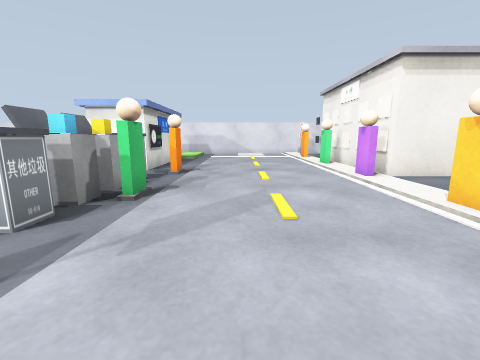
[1] (above)

22 first-person views from a walk through a Gazebo world. The camera is 0.28 m above the floor, tilts 10° down and sees 90° across. The floor is counted in squares, 0.25 m on a side. Each view is taken from the middle of a square. On the plan, view 1 faces up. The plan holds only what a view shows up to about 11 squares ahead; the rest is blank. Some surface patterns are stand-ins.

[2]
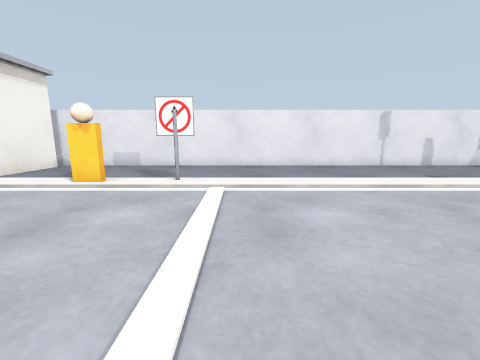

[3]
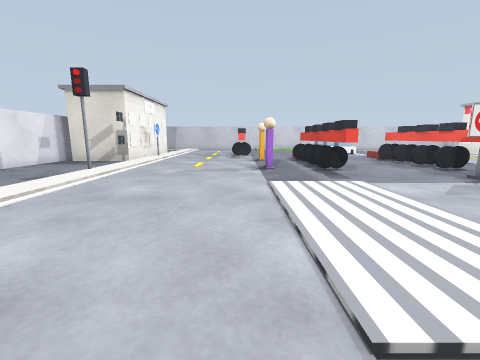

[4]
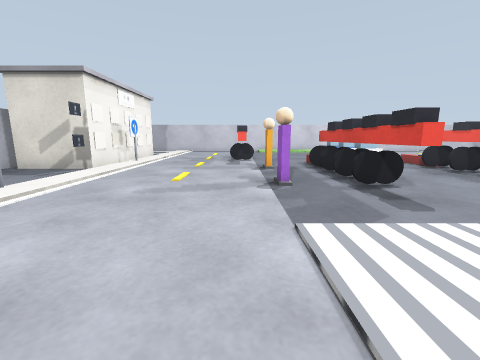

[5]
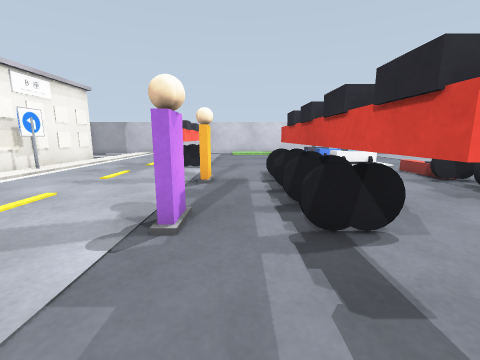

[6]
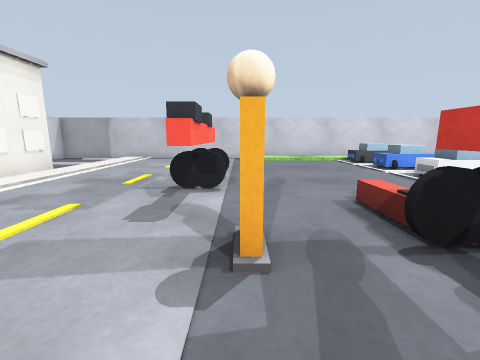

[7]
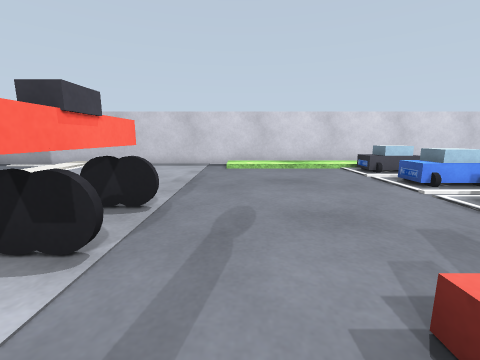

[8]
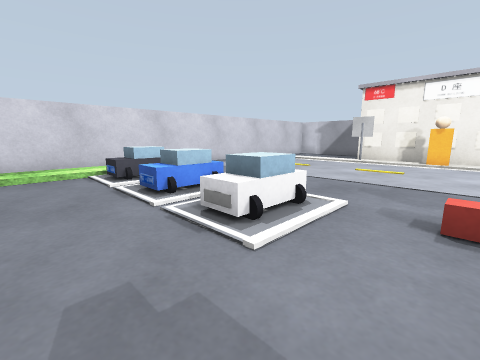

[9]
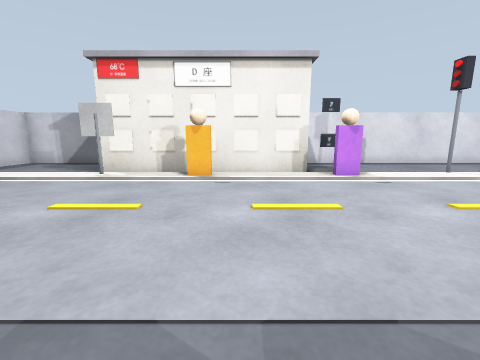

[10]
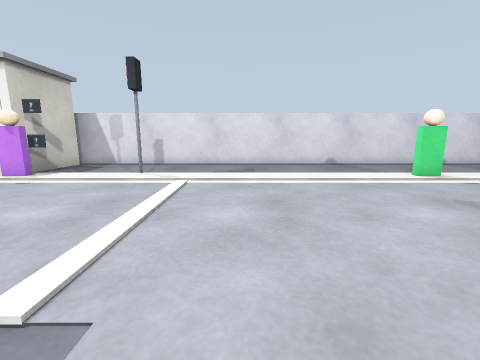

[11]
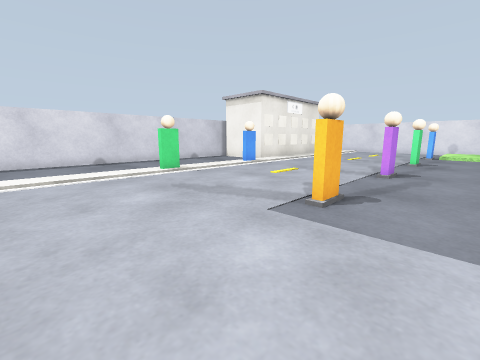

[12]
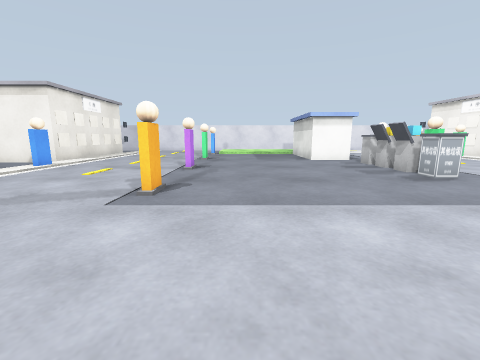

[13]
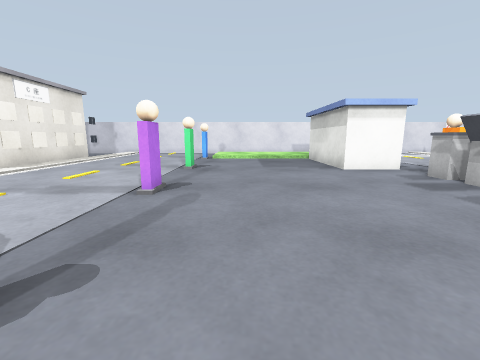

[14]
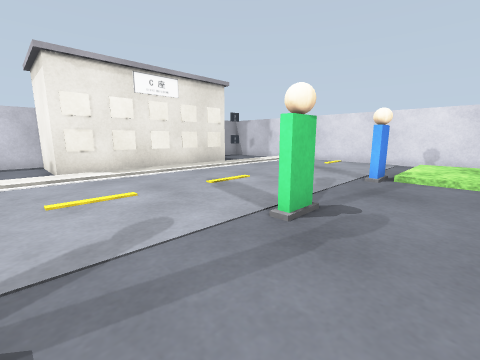

[15]
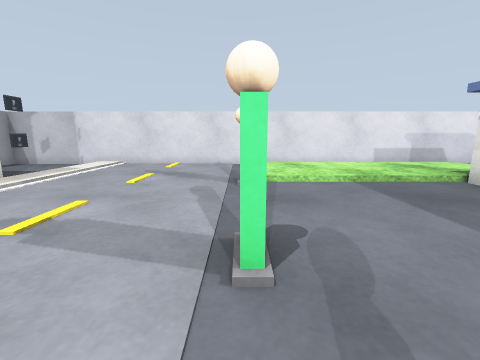

[16]
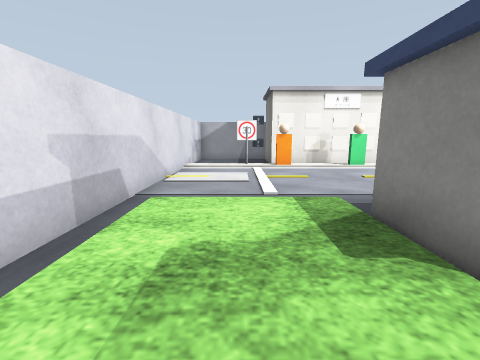

[17]
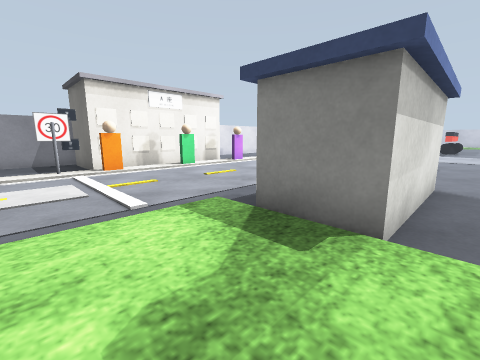

[18]
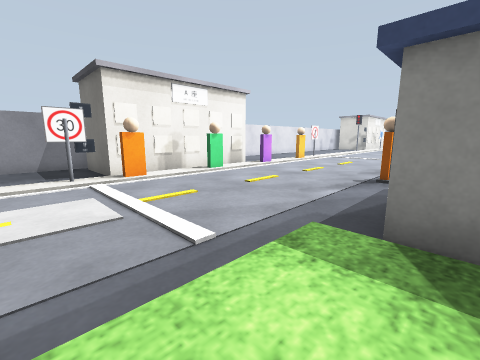

[19]
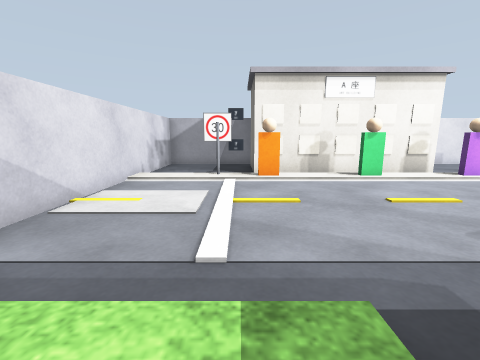

[20]
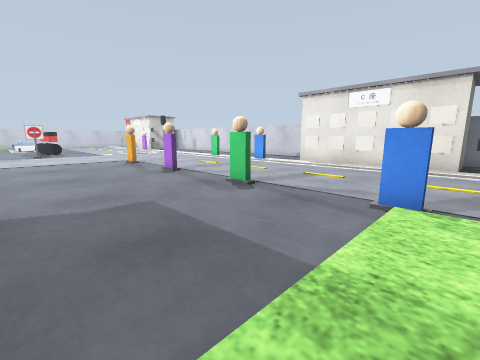

[21]
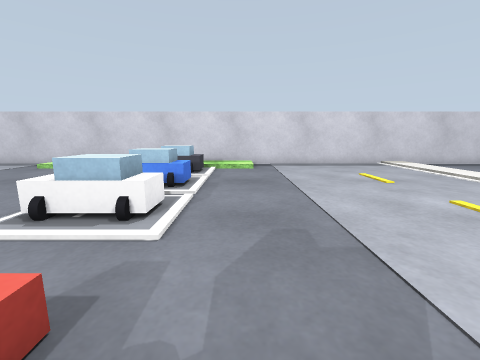

[22]
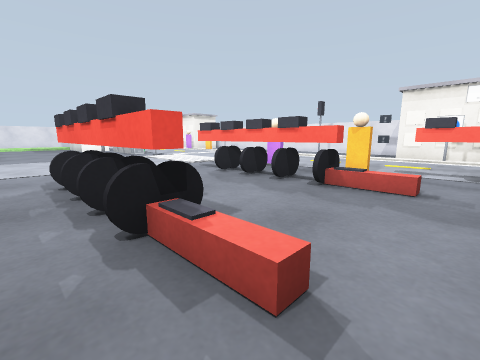

### Floor plan
Key: @ floor where view 1 was taken; # wall or solid block; . main floor; : floor 0.05 m higher than the main floor; / step, stairs or slope; B grey box; P person; R red box; S sign; A dark grey box; L traffic light; C black pole; G grey pole; T patterned box; O other object.
Columns run from 21 left of view 1 to 8 right of it. Each row starts with its distance up from view 1.
 18 #############################
 17 #............  ..............
 16  ..........::::::::......S...#
 15   .........::::::::......G...#
 14 #...T......::::::::......T...#
 13 #BBBB.....P/////OOO.....PBBBB#
 12    BB...........O O.......B
 11    B............O O.......B
 10    BB...........O O.....PBB
  9    BB.....P.....OOO......BB
  8    BB..............P......B  #
  7 #BBB..............O.....PPBBB#
  6 #................OO..........#
  5 #...PP....P......OOP.........#
  4 #................OO.....PP...#
  3 #.................O..........#
  2 #........................ ...#
  1 #...PP....P....... ...... ...#
  0 #................  ..@.......#
 -1 #............................#
 -2 #............................#
 -3 #............................#
 -4 #............  ..............#
 -5 #............O...............#
 -6 #...........RS...A...........#
 -7 #...L..... .R....R.......L...#
 -8 #........  .CC..CC.P.........#
 -9 #.......  ..CC..CC...........#
-10 #...TP......CC..CC.......O...#
-11 #BBB........CC..CC.P......BBB#
-12    BB.......A....O.......GB
-13    BB.......R....R..A....SB
-14    BBP.............CC....BB
-15    BB.......OOO.....A....BB
-16    BS.......OOO....CC.....B
-17    BB........OO...........B
-18   ..G.......OOO...... .....
-19 #.................... .....
-20 #...........OOO....... ...
-21 #..........//::////...  ....
-22 #..........////////...   ....
-23 #############################

Where each view was taken, in squares from view 1:
view 1: 0 up, 0 right, facing up
view 2: 0 up, 2 left, facing right
view 3: 1 up, 1 left, facing down
view 4: 2 down, 1 left, facing down
view 5: 5 down, 3 left, facing down
view 6: 9 down, 2 left, facing down
view 7: 12 down, 3 left, facing down
view 8: 13 down, 5 left, facing down-left
view 9: 13 down, 10 left, facing left
view 10: 4 down, 10 left, facing left
view 11: 3 down, 9 left, facing up-left
view 12: 4 down, 9 left, facing up
view 13: 0 up, 9 left, facing up
view 14: 6 up, 9 left, facing up-left
view 15: 7 up, 11 left, facing up
view 16: 15 up, 7 left, facing right
view 17: 16 up, 6 left, facing down-right
view 18: 16 up, 4 left, facing down-right
view 19: 14 up, 4 left, facing right
view 20: 14 up, 6 left, facing down-left
view 21: 12 down, 10 left, facing down
view 22: 14 down, 10 left, facing up-right
